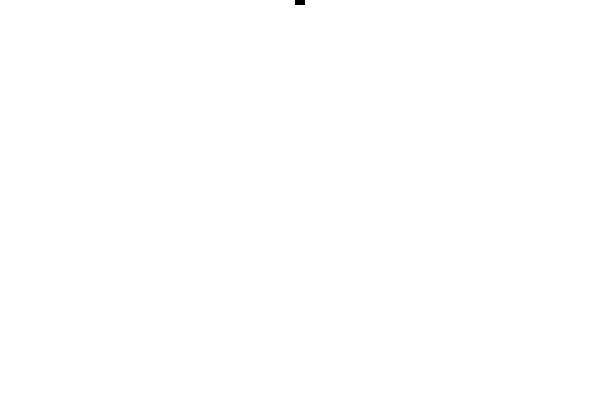
Frame 1 (no input)
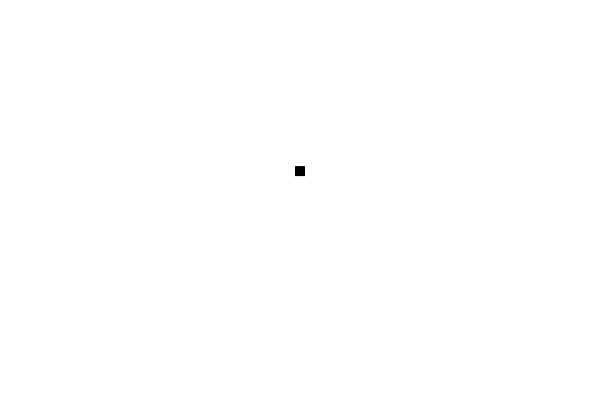
Frame 60 (the mouse pressed at the canvas centre just before this capture)
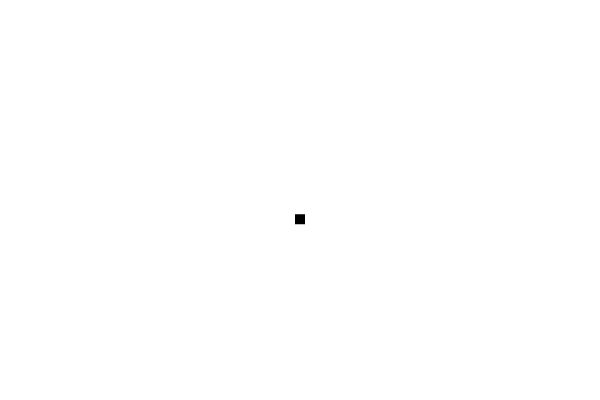
Frame 120 (the mouse held since frame 60 and released just before this capture)

The Processing sketch that drew these frames (run headless with seeded random() and noise(); from frame 60 on, the mouse is pressed at the canvas centre):

// Processing sketch: gravity
// ── gravity.pde
float x = 0;
float y = 0;

float speed = 0;
float gravity = 0.1;

void setup() {
  size(600, 400);
  x = width/2;
}

void draw() {
  background(255);
  fill(0);
  noStroke();
  rectMode(CENTER);
  rect(x,y,10,10);
  
  y = y + speed;
  
  speed = speed + gravity;
  
  if (y > height) {
    speed = speed * -0.85;
  } 
}
